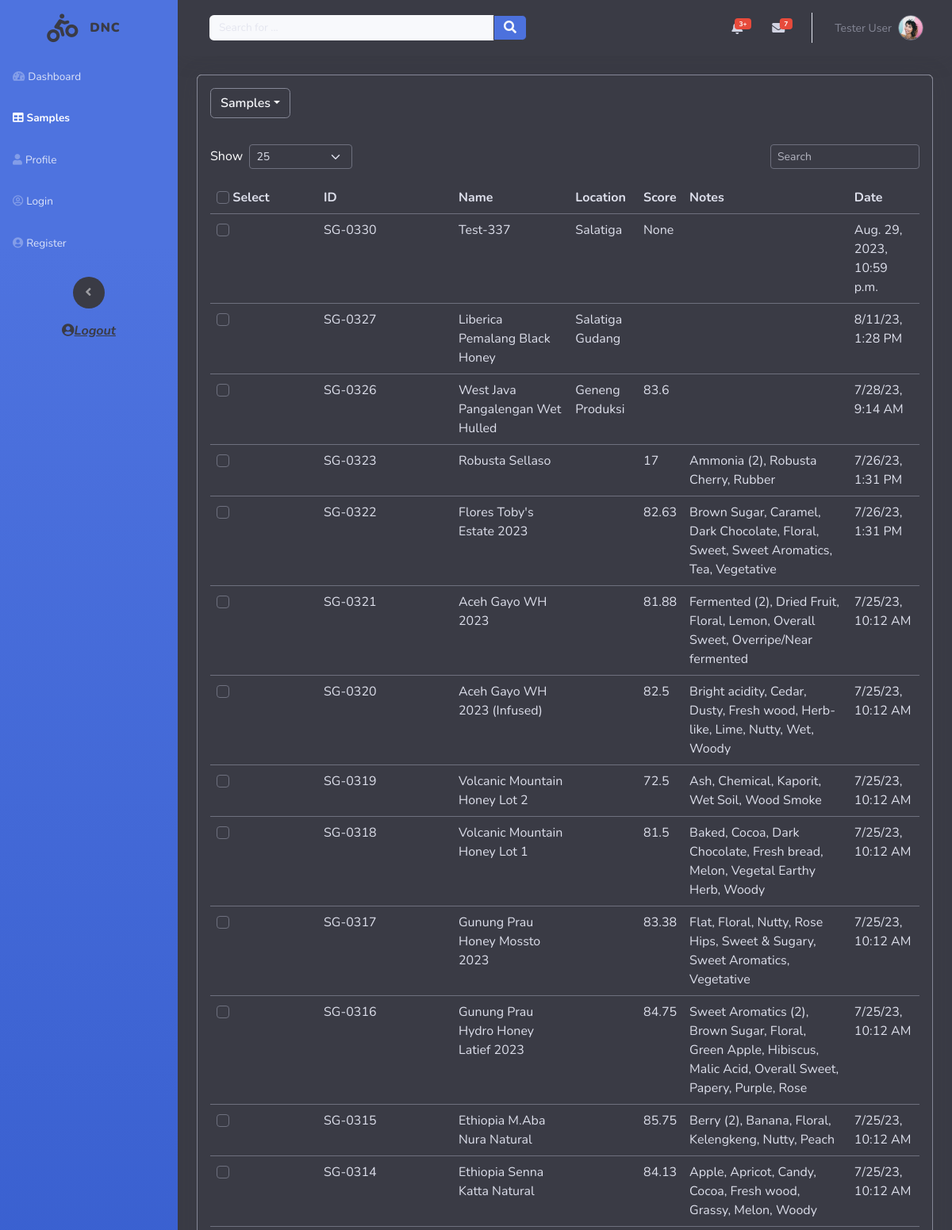
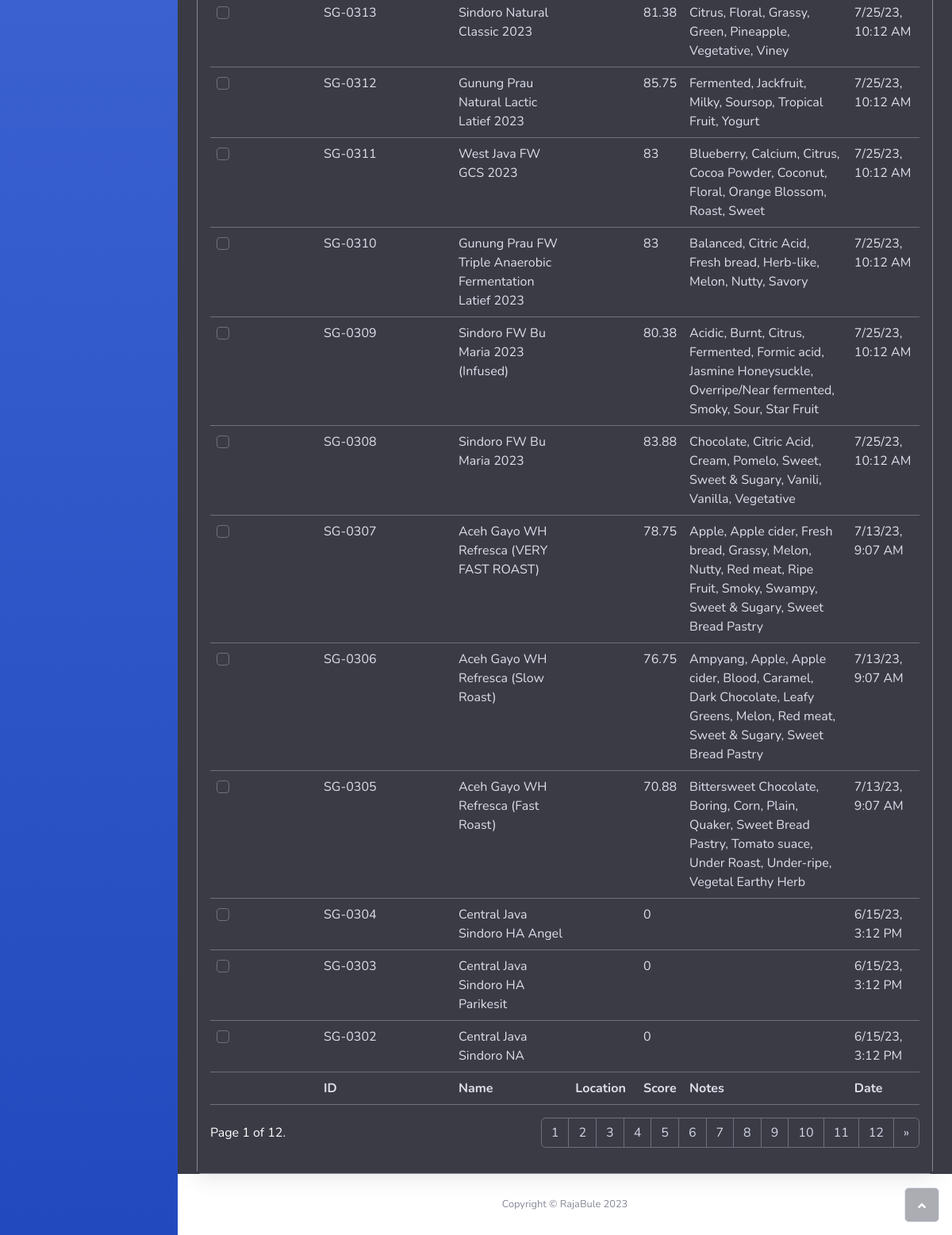
The app's page /samples/ (signed in), older data (2 pictures, top to bottom).
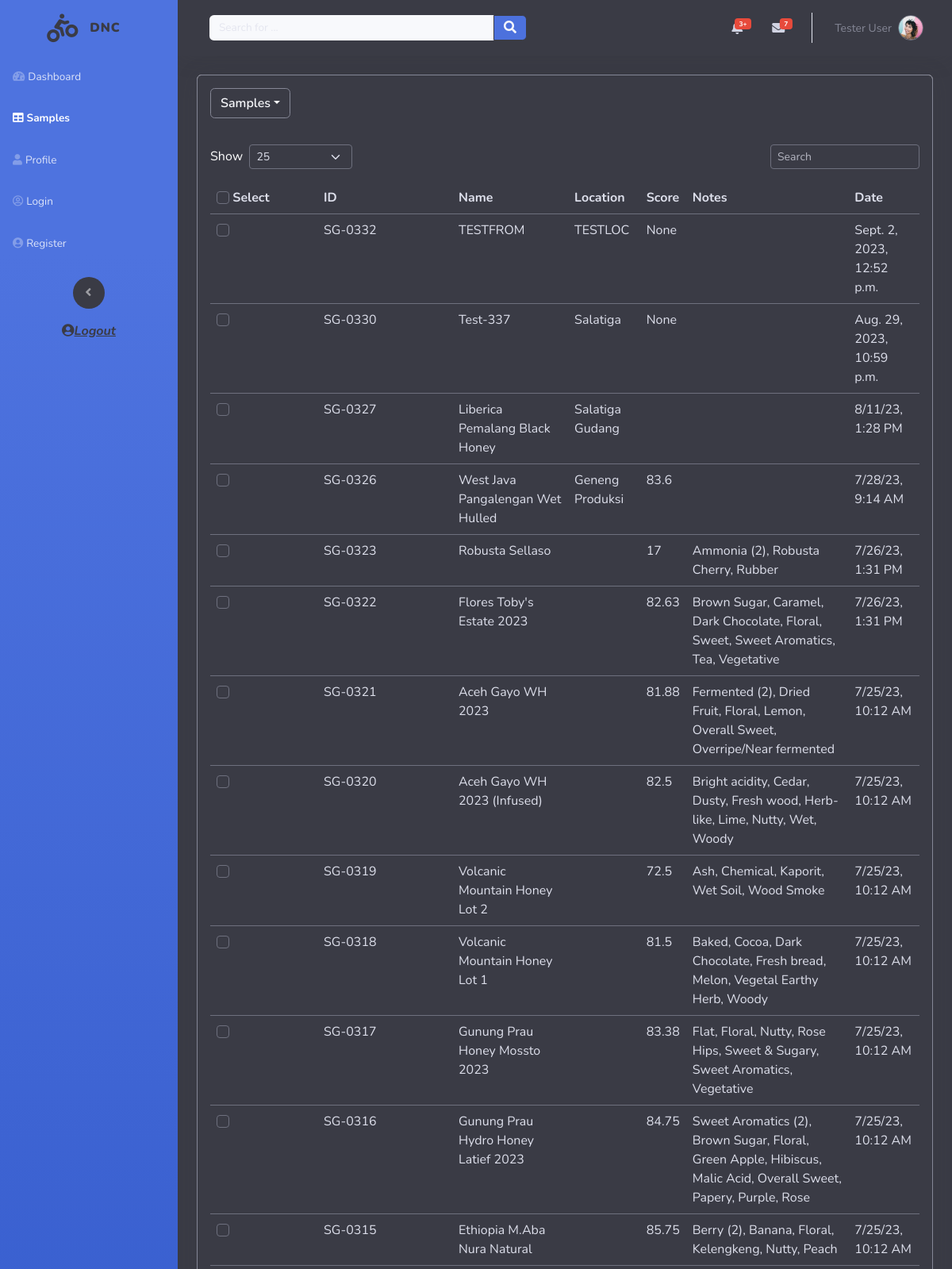
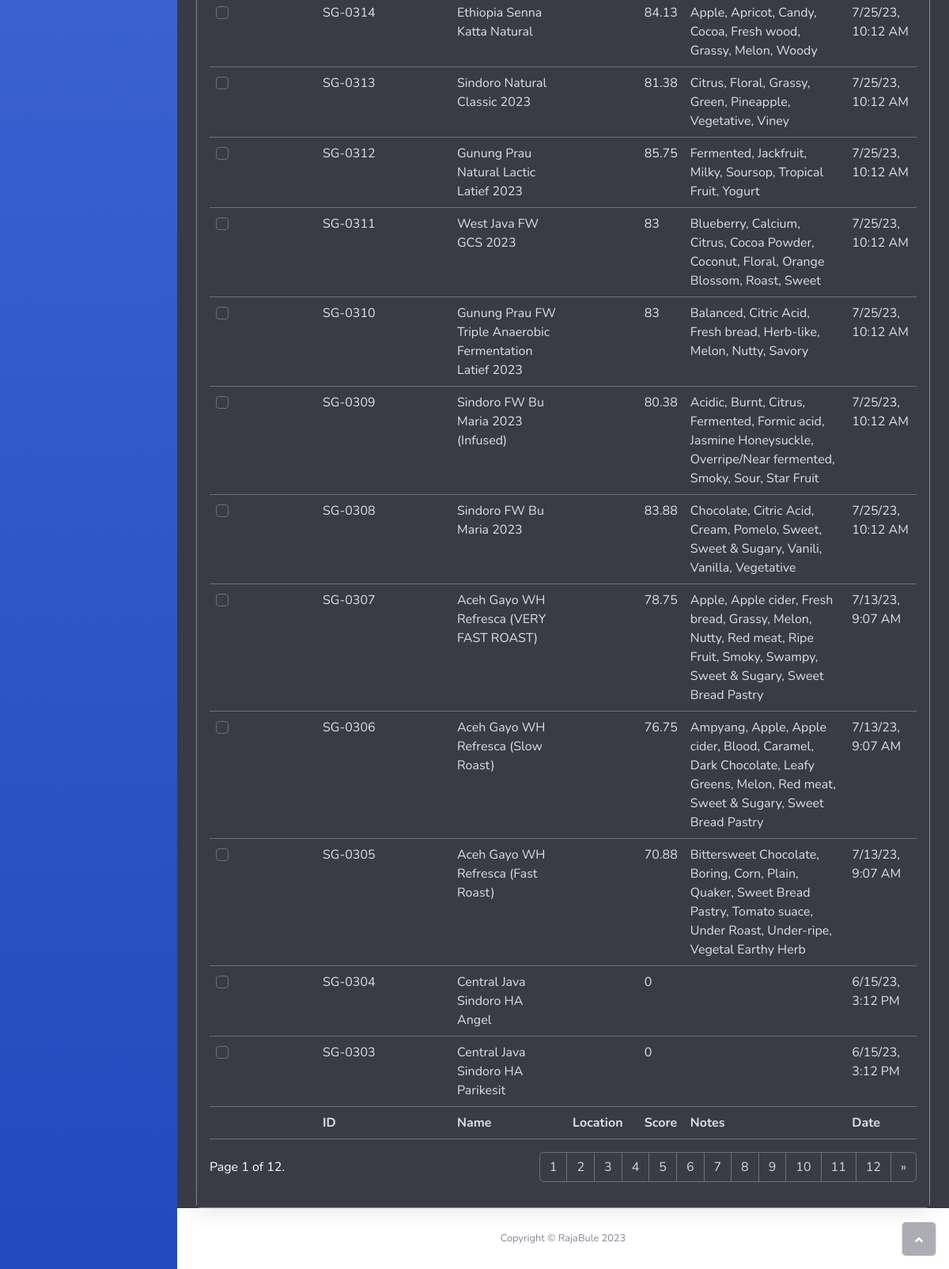
The same page, newer data (2 pictures, top to bottom).
### DNC/models.py (models this page shows, shortened)
class Samples(models.Model):
    id = models.CharField(max_length=300, primary_key=True)
    name = models.CharField(max_length=300)
    user = models.ForeignKey(User, on_delete=models.CASCADE, default=3)
    stype = models.CharField(max_length=300, null=True)
    project = models.CharField(max_length=300, null=True, blank=True)
    location = models.CharField(max_length=300, null=True)
    proccessing = models.CharField(max_length=300, null=True)
    cropyear = models.CharField(max_length=300, null=True)
    varieties = models.CharField(max_length=300, null=True)
    regdate = models.CharField(max_length=300, null=True, blank=True)
    grade = models.CharField(max_length=300, null=True, blank=True)
    rating = models.CharField(max_length=300, null=True, blank=True)
    cert = models.CharField(max_length=300, null=True, blank=True)
    notes = models.TextField(max_length=300, null=True, blank=True)
    refid = models.CharField(max_length=300, null=True, blank=True)
    salenum = models.CharField(max_length=300, null=True, blank=True)
    iconum = models.CharField(max_length=300, null=True, blank=True)
    contnum = models.CharField(max_length=300, null=True, blank=True)
    tracknum = models.CharField(max_length=300, null=True, blank=True)
    country = models.CharField(max_length=300, null=True, blank=True)
    farm = models.CharField(max_length=300, null=True, blank=True)
    importer = models.CharField(max_length=300, null=True, blank=True)
    exporter = models.CharField(max_length=300, null=True, blank=True)
    wetmill = models.CharField(max_length=300, null=True, blank=True)
    drymill = models.CharField(max_length=300, null=True, blank=True)
    cooperative = models.CharField(max_length=300, null=True, blank=True)
    assosiation = models.CharField(max_length=300, null=True, blank=True)
    customer = models.CharField(max_length=300, null=True, blank=True)
    othertrac = models.TextField(max_length=300, null=True, blank=True)
    sampleweight = models.CharField(max_length=300, null=True, blank=True)
    sampleweightunit = models.CharField(max_length=300, null=True, blank=True)
    expweight = models.CharField(max_length=300, null=True, blank=True)
    expweightunit = models.CharField(max_length=300, null=True, blank=True)
    expprice = models.CharField(max_length=300, null=True, blank=True)
    exptotalprice = models.CharField(max_length=300, null=True, blank=True)
    exparrival = models.CharField(max_length=300, null=True, blank=True)
    moisture = models.CharField(max_length=300, null=True, blank=True)
    wa = models.CharField(max_length=300, null=True, blank=True)
    density = models.CharField(max_length=300, null=True, blank=True)
    physicaldefects = models.CharField(max_length=300, null=True)
    screensize = models.CharField(max_length=300, null=True, blank=True)
    classification = models.CharField(max_length=300, null=True, blank=True)
    estgreenweight = models.CharField(max_length=300, null=True, blank=True)
    sensorialdescriptors = models.TextField(max_length=300, null=True, blank=True)
    generalcomments = models.TextField(max_length=300, null=True, blank=True)
    sensorial = models.CharField(max_length=300, null=True, blank=True)
    shared_with = models.ManyToManyField(User, related_name='shared_samples', blank=True)

### DNC/views.py (the view)
# urls.py: path('samples/', views.samples, name="samples"),
@login_required
def samples(request):
    user = request.user
    amples = Samples.objects.filter(user=user).order_by('-id')
    per_page = request.GET.get('selected', 25)
    print(per_page)
    p = Paginator(amples, per_page)
    page_number = request.GET.get('page')
    try:
        page_obj = p.get_page(page_number)  # returns the desired page object
    except PageNotAnInteger:
        page_obj = p.page(25)
    except EmptyPage:
        page_obj = p.page(p.num_pages)
    context = {'page_obj': page_obj,
               'per_page': per_page,
               'user_first_name': user.first_name,
               'user_last_name': user.last_name,
               }
    return render(request,'table.html', context)

### DNC/templates/table.html (shortened to what this page needs)
{% load static %}
<!DOCTYPE html>
<html data-bs-theme="light" lang="en">
<head>
    <link rel="stylesheet" href="{% static 'bootstrap/css/bootstrap.min.css' %}">
    <link rel="stylesheet" href="{% static 'fonts/fontawesome-all.min.css' %}">
    <link rel="stylesheet" href="{% static 'css/bs-theme-overrides.css' %}">
</head>
<body id="page-top">
    <div id="wrapper">
        <nav class="navbar align-items-start sidebar sidebar-dark accordion bg-gradient-primary p-0 navbar-dark" data-bs-theme="dark">
            <div class="container-fluid d-flex flex-column p-0"><a class="navbar-brand d-flex justify-content-center align-items-center sidebar-brand m-0" href="#">
                    <div class="sidebar-brand-icon rotate-n-15"><i class="fas fa-biking text-dark"></i></div>
                    <div class="sidebar-brand-text mx-3"><span class="text-dark"><strong>DNC</strong></span></div>
                </a>
                <ul class="navbar-nav text-light" id="accordionSidebar">
                    <li class="nav-item"><a class="nav-link" href="{% url 'index' %}"><i class="fas fa-tachometer-alt"></i><span>Dashboard</span></a></li>
                    <li class="nav-item"><a class="nav-link active" href="{% url 'samples' %}"><i class="fas fa-table"></i><span>Samples</span></a><a class="nav-link" href="profile.html"><i class="fas fa-user"></i><span>Profile</span></a></li>
                    <li class="nav-item"><a class="nav-link" href="login.html"><i class="far fa-user-circle"></i><span>Login</span></a></li>
                    <li class="nav-item"><a class="nav-link" href="register.html"><i class="fas fa-user-circle"></i><span>Register</span></a></li>
                </ul>
                <div class="text-center d-none d-md-inline"><button class="btn text-bg-dark rounded-circle border-0" id="sidebarToggle" type="button"></button></div>
                <a class="link-primary" href="{% url 'logout' %}" data-bs-theme="dark"><i class="fas fa-user-circle"></i><span style="font-weight: bold;font-style: italic;">Logout</span></a>
            </div>
        </nav>
        <div class="d-flex flex-column" id="content-wrapper">
            <div class="text-bg-dark" id="content">
                <nav class="navbar navbar-expand bg-primary shadow mb-4 topbar static-top navbar-light" data-bs-theme="dark">
                    <div class="container-fluid"><button class="btn btn-link d-md-none rounded-circle me-3" id="sidebarToggleTop" type="button"></button>
                        <form class="d-none d-sm-inline-block me-auto ms-md-3 my-2 my-md-0 mw-100 navbar-search">
                            <div class="input-group"><input class="bg-light form-control border-0 small" type="text" placeholder="Search for ..."><button class="btn btn-primary link-light text-bg-info py-0" type="button"><i class="fas fa-search"></i></button></div>
                        </form>
                        <ul class="navbar-nav flex-nowrap ms-auto">
                            <li class="nav-item dropdown no-arrow mx-1">
                                <div class="nav-item dropdown no-arrow"><a class="dropdown-toggle nav-link" aria-expanded="false" data-bs-toggle="dropdown" href="#"><span class="badge bg-danger badge-counter">3+</span></a>
                                </div>
                            </li>
                            <li class="nav-item dropdown no-arrow mx-1">
                                <div class="nav-item dropdown no-arrow"><a class="dropdown-toggle nav-link" aria-expanded="false" data-bs-toggle="dropdown" href="#"><span class="badge bg-danger badge-counter">7</span><i class="fas fa-envelope fa-fw"></i></a>
                                </div>
                            </li>
                            <li class="nav-item dropdown no-arrow">
                                <div class="nav-item dropdown no-arrow"><a class="dropdown-toggle nav-link" aria-expanded="false" data-bs-toggle="dropdown" href="#" data-bs-theme="dark"><span class="d-none d-lg-inline me-2 text-gray-600 small">{{user_first_name}} {{user_last_name}}</span><img class="border rounded-circle img-profile" src="assets/img/avatars/avatar1.jpeg"></a>
                                </div>
                            </li>
                        </ul>
                    </div>
                </nav>
                <div class="container-fluid border-dark">
                    <div class="card border-secondary shadow">
                        <div class="card-header text-bg-dark border-primary py-3" data-bs-theme="dark">
                            <div class="dropdown d-table"><a class="btn btn-secondary dropdown-toggle fw-semibold link-light text-bg-dark border-secondary" aria-expanded="false" data-bs-toggle="dropdown" role="button">Samples</a>
                            </div>
                        </div>
                        <div class="card-body text-bg-primary" data-bs-theme="dark">
                            <div class="row">
                                <div class="col-md-6 text-nowrap">
                                    <div id="dataTable_length" class="dataTables_length" aria-controls="dataTable">
                                        <label class="form-label">
                                            Show&nbsp;
                                            <select name="selected" class="d-inline-block form-select form-select-sm" id="maxrange">
                                                <option value="10">{{ per_page }}</option>
                                            </select>
                                        </label>
                                    </div>
                                </div>
                                <div class="col-md-6">
                                    <div class="text-md-end dataTables_filter" id="dataTable_filter">
                                        <label class="form-label">
                                            <input type="search" class="form-control form-control-sm" aria-controls="dataTable" placeholder="Search">
                                        </label>
                                    </div>
                                </div>
                            </div>
                            <div class="table-responsive table mt-2" id="dataTable" role="grid" aria-describedby="dataTable_info">
                                <table class="table my-0" id="dataTable">
                                    <thead>
                                        <tr>
                                            <th style="width: 135px;max-width: 150px;"><input class="form-check-input custom-control-input"  type="checkbox" id="selectAllCheckbox">    Select</th>
                                            <th style="width: 171.45px;max-width: 170px;">ID</th>
                                            <th>Name</th>
                                            <th>Location</th>
                                            <th>Score</th>
                                            <th>Notes</th>
                                            <th>Date</th>
                                        </tr>
                                    </thead>
                                    <tbody>
                                        {% for item in page_obj %}
                                        <tr>
                                                <td style="width: 85px;max-width: 100px;"><input class="form-check-input custom-control-input" type="checkbox" value="{{item.id}}"></td>
                                                <td>{{ item.id }}</td>
                                                <td>{{ item.name }}</td>
                                                <td>{{ item.location }}</td>
                                                <td>{{ item.sensorial }}</td>
                                                <td>{{ item.sensorialdescriptors }}</td>
                                                <td>{{ item.regdate }}</td>
                                        </tr>
                                        {% endfor %}
                                    </tbody>
                                    <tfoot>
                                        <tr>
                                            <td style="width: 85.45px;max-width: 100px;"></td>
                                            <td style="width: 171.45px;max-width: 170px;"><strong>ID</strong></td>
                                            <td><strong>Name</strong></td>
                                            <td><strong>Location</strong></td>
                                            <td><strong>Score</strong></td>
                                            <td><strong>Notes</strong></td>
                                            <td><strong>Date</strong></td>
                                        </tr>
                                    </tfoot>
                                </table>
                            </div>
                            <div class="row">
                                <div class="col-md-6 align-self-center">
                                    <p id="dataTable_info" class="dataTables_info" role="status" aria-live="polite">Page {{ page_obj.number }} of {{ page_obj.paginator.num_pages }}.</p>
                                </div>
                                <div class="col-md-6">
                                    <nav class="d-lg-flex justify-content-lg-end dataTables_paginate paging_simple_numbers">
                                        <ul class="pagination">
                                            {% for pages in page_obj.paginator.page_range %}
                                            <li class="page-item"><a class="page-link" id="pagenum" href="?page={{pages}}">{{pages}}</a></li>
                                            {% endfor %}
                                            {%if page_obj.has_next %}
                                            <li class="page-item"><a class="page-link" id="next" aria-label="Next" href="?page={{page_obj.next_page_number}}"><span aria-hidden="true">»</span></a></li>
                                            {% endif %}
                                        </ul>
                                    </nav>
                                </div>
                            </div>
                        </div>
                    </div>
                </div>
            </div>
            <footer class="bg-white sticky-footer">
                <div class="container my-auto">
                    <div class="text-center my-auto copyright"><span>Copyright © RajaBule 2023</span></div>
                </div>
            </footer>
        </div><a class="border rounded d-inline scroll-to-top" href="#page-top"><i class="fas fa-angle-up"></i></a>
    </div>
</body>
</html>

### DNC/static/css/bs-theme-overrides.css (style rules this page uses)
:root, [data-bs-theme=light] { --bs-link-color: #0f0c12; --bs-link-color-rgb: 15,12,18; --bs-link-hover-color: #321937; --bs-link-hover-color-rgb: 50,25,55; --bs-info: #4c71dd; --bs-info-rgb: 76,113,221; }
[data-bs-theme=dark] { --bs-primary: #3a3b45; --bs-primary-rgb: 58,59,69; --bs-primary-text-emphasis: #89898F; --bs-primary-bg-subtle: #0C0C0E; --bs-primary-border-subtle: #232329; --bs-info: #4c71dd; --bs-info-rgb: 76,113,221; --bs-info-text-emphasis: #94AAEB; --bs-info-bg-subtle: #0F172C; --bs-info-border-subtle: #2E4485; --bs-link-color: #d3d5e6; --bs-link-color-rgb: 211,213,230; --bs-link-decoration: blink; }
[data-bs-theme=dark] .btn-primary, .btn-primary[data-bs-theme=dark] { --bs-btn-color: #fff; --bs-btn-bg: #3a3b45; --bs-btn-border-color: #3a3b45; --bs-btn-hover-color: #fff; --bs-btn-hover-bg: #31323B; --bs-btn-hover-border-color: #2E2F37; --bs-btn-focus-shadow-rgb: 225,226,227; --bs-btn-active-color: #fff; --bs-btn-active-bg: #2E2F37; --bs-btn-active-border-color: #2C2C34; --bs-btn-disabled-color: #fff; --bs-btn-disabled-bg: #3a3b45; --bs-btn-disabled-border-color: #3a3b45; }

Row changes from the older to the newer data that the page shows:
no longer on this page (row unchanged): Samples: id "SG-0302", name "Central Java Sindoro NA", sensorial "0", regdate "6/15/23, 3:12 PM"
added Samples: id "SG-0332", name "TESTFROM", location "TESTLOC", sensorial "None", regdate "Sept. 2, 2023, 12:52 p.m."
